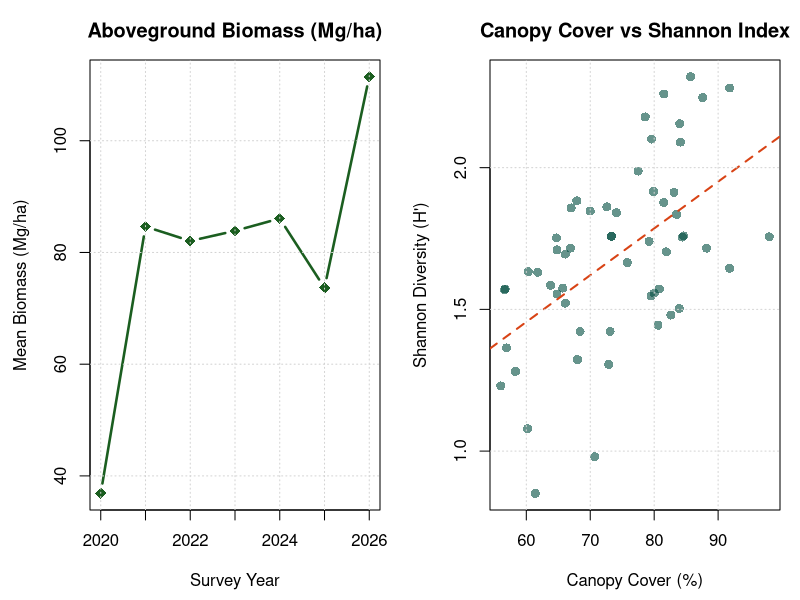

This figure's R source:
# ==============================================================================
# Notebook 05: Forest Ecology & Ecosystem Monitoring
# Showcase: Longitudinal forest canopy dynamics, tree biomass, and diversity indices
# ==============================================================================

# 1. Simulate Forest Inventory & Plot Survey Data
set.seed(204)
years <- 2020:2026
plots <- paste0("PLOT-", sprintf("%02d", 1:8))

plot_survey <- expand.grid(year = years, plot_id = plots)
n_obs <- nrow(plot_survey)

plot_survey$dbh_cm <- round(runif(n_obs, min = 12.0, max = 65.0), 1)
plot_survey$canopy_pct <- round(pmin(98, pmax(35, rnorm(n_obs, mean = 75, sd = 12))), 1)
plot_survey$stem_count <- sample(45:180, n_obs, replace = TRUE)
plot_survey$species_richness <- sample(4:16, n_obs, replace = TRUE)

# 2. Ecological Allometric Biomass & Diversity Calculations
# Allometric equation for aboveground tree biomass (AGB in Mg/ha)
plot_survey$agb_biomass_mg_ha <- round(0.0673 * (plot_survey$dbh_cm ^ 2.47) * (plot_survey$stem_count / 1000), 2)

# Shannon Diversity Index approximation: H = log(richness) * (canopy_pct / 100)
plot_survey$shannon_index <- round(log(plot_survey$species_richness) * (plot_survey$canopy_pct / 100), 3)

# 3. Longitudinal Ecosystem Aggregation
annual_ecology_summary <- aggregate(
  cbind(dbh_cm, canopy_pct, agb_biomass_mg_ha, shannon_index) ~ year,
  data = plot_survey,
  FUN = function(x) round(mean(x), 2)
)

# 4. Generate Forest Biomass & Canopy Trend Diagnostics
png("forest_canopy_biomass_trends.png", width = 850, height = 550)
par(mfrow = c(1, 2), mar = c(4.5, 4.5, 3, 1))

# Panel A: Biomass Trajectory over Years
plot(
  annual_ecology_summary$year, annual_ecology_summary$agb_biomass_mg_ha,
  type = "b", col = "#1b5e20", lwd = 2.5, pch = 18, cex = 1.5,
  main = "Aboveground Biomass (Mg/ha)",
  xlab = "Survey Year", ylab = "Mean Biomass (Mg/ha)"
)
grid()

# Panel B: Canopy Cover vs Shannon Diversity Index
plot(
  plot_survey$canopy_pct, plot_survey$shannon_index,
  col = adjustcolor("#004d40", alpha.f = 0.6), pch = 16, cex = 1.2,
  main = "Canopy Cover vs Shannon Index",
  xlab = "Canopy Cover (%)", ylab = "Shannon Diversity (H')"
)
abline(lm(shannon_index ~ canopy_pct, data = plot_survey), col = "#d84315", lwd = 2, lty = 2)
grid()

dev.off()

# 5. Save Reproducible Forest Assessment Artifact
saveRDS(annual_ecology_summary, "forest_ecology_assessment.rds")

cat("Forest Ecology Analysis completed successfully! Monitored", 
    length(plots), "survey plots over", length(years), "years.\n")
